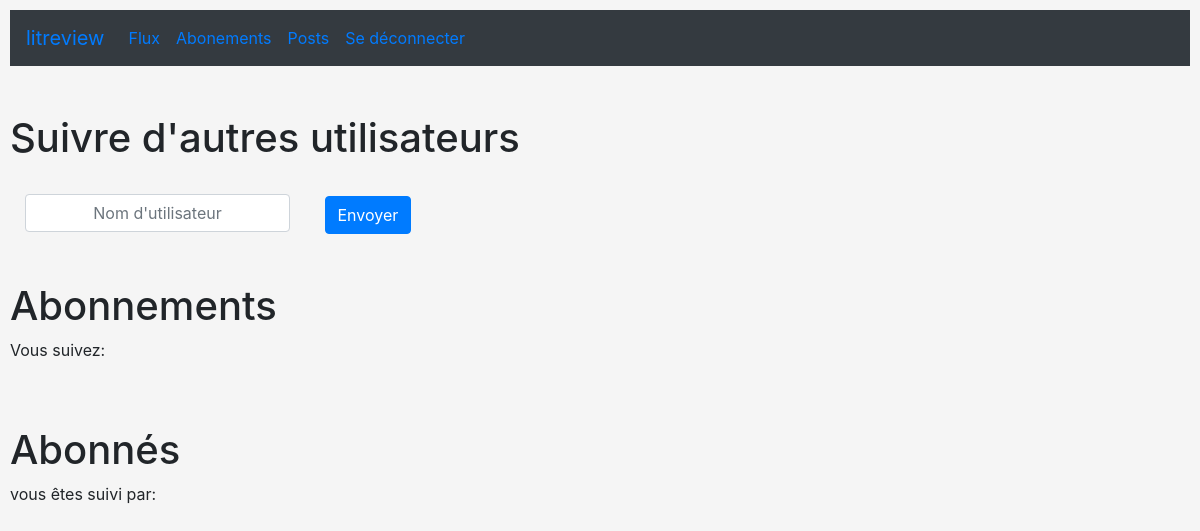
Before: /followers/ (signed in) with the older database file.
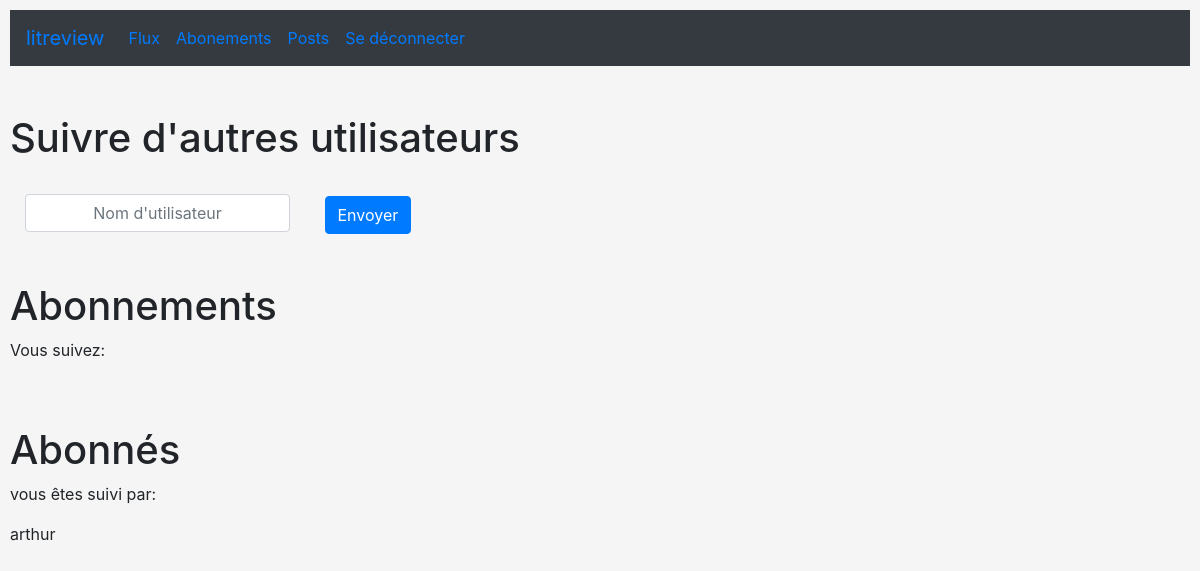
After: the same page with the newer database file.
### followers/models.py (models this page shows)
class UserFollows(models.Model):
    following = models.ForeignKey(
        User, on_delete=CASCADE, blank=True, related_name="following")
    follower = models.ForeignKey(
        User, on_delete=CASCADE, blank=True, related_name="follower")
    class Meta:
        unique_together = ['following', 'follower']

### authentication/models.py (models this page shows)
class User(AbstractUser):
    pass

### followers/views.py (the view, shortened to what this page needs)
# urls.py: path('followers/', views.followers, name='followers'),
@login_required
def followers(request):
    followed = UserFollows.objects.filter(
        following__exact=request.user)
    followers = UserFollows.objects.filter(
        follower__exact=request.user)
    return render(request, 'followers/followers.html', context={'followed': followed, 'followers': followers})

### followers/templates/followers/followers.html (shortened to what this page needs)
{% extends 'base.html' %} {% block content %}
<nav class="navbar navbar-expand bg-dark">
  <a class="navbar-brand" href="#">litreview</a>
  <ul class="navbar-nav">
    <li class="nav-item active">
      <a class="nav-link" href="{% url 'flux' %}">Flux</a>
    </li>
    <li class="nav-item">
      <a class="nav-link" href="{% url 'followers' %}">Abonements</a>
    </li>
    <li class="nav-item active">
      <a class="nav-link" href="{% url 'posts' %}">Posts</a>
    </li>
    <li class="nav-item">
      <a class="nav-link" href="{% url 'logout' %}">Se déconnecter</a>
    </li>
  </ul>
</nav>
<br>
<br>
<h1>Suivre d'autres utilisateurs</h1>
<br>
<form action="{% url 'followers' %}" method="post">
  <div class="col-3 d-inline-block">
    <input class="form-control text-center" type="text" name="username" placeholder="Nom d'utilisateur">
  </div>
  <div class="col-2 d-inline-block">
    <button type="submit" class="btn btn-primary">Envoyer</button>
  </div>
</form>
<br>
<br>
<div>
  <h1>Abonnements</h1>
</div>
<p>Vous suivez: </p>
<br>
<br>
<div>
  <h1>Abonnés</h1>
  <p>vous êtes suivi par:</p>
{% for follow in followed %}
  <p>{{follow.follower}}</p>
{% endfor %}
</div>
{% endblock %}

Changed rows visible on the page:
added UserFollows: follower "arthur"
